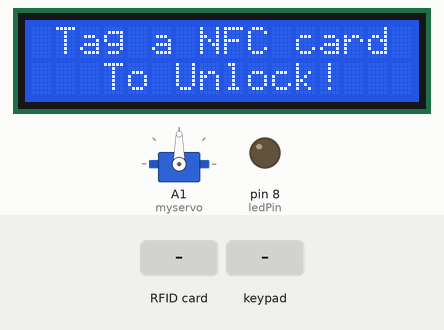
This sketch was run on a simulated Arduino Uno, built with avr-gcc and run on an emulated ATmega328P. Parts: servo, 16×2 character LCD, output pins drawn as LEDs (lit = HIGH). The test bench sets the inputs (shaded band). Pins used as bus, display or sensor lines are not drawn; what the sketch prints to the serial monitor is not drawn.

Above: at 1.3 s.
1.4 s: RFID card C5 A2 AE 1C held to the reader
At 2.6 s:
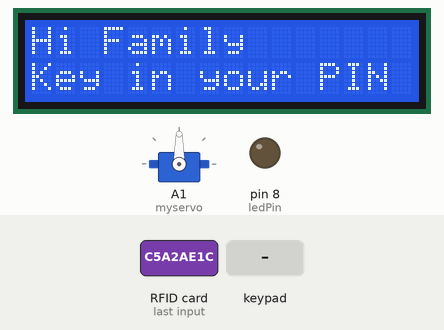
2.9 s: key '*' pressed
4.4 s: keypad keys 1 2 3 4 # pressed 0.4 s apart
Timing chart, 0 to 7.4 s (numbered marks = the images above; inputs shaded):
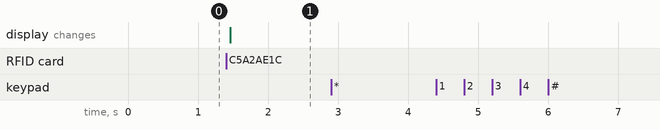

The sketch:

DoorReal.ino
```cpp
enum {INIT_LCD, SCAN_TAG, KEY_IN_PASSWORD} state = INIT_LCD;

// define for nfc
#include <SPI.h>
#include <MFRC522.h>
#include <Servo.h>
bool doorOpen = false;
#define NOT_FOUND -1

#define RST_PIN 9
#define SS_PIN  10

MFRC522 mfrc522(SS_PIN, RST_PIN); // Create MFRC522 instance
Servo myservo;

#define NR_KNOWN_CARDS  3
#define CARD_SIZE       4
int mot_min = 1;   //min servo angle  (set yours)
int mot_max = 90;
// init paralle arrays
byte knownCards[NR_KNOWN_CARDS][CARD_SIZE] = {
  {0xC5, 0xA2, 0xAE, 0x1C},
  {0xF3, 0xA6, 0xB2, 0x89},
  {0x7E, 0x4E, 0xA1, 0x59}
};

char name[NR_KNOWN_CARDS][10] = {
  "Family",
  "Ava",
  "Arshia"
};

char password[NR_KNOWN_CARDS][5] = {
  "1234",
  "2345",
  "3456"
};

int n;  // current tag index

// define for keypad
#include <Keypad.h>

const byte ROWS = 4;
const byte COLS = 3;

//define the cymbols on the buttons of the keypads
char hexaKeys[ROWS][COLS] = {
  {'1', '2', '3'},
  {'4', '5', '6'},
  {'7', '8', '9'},
  {'*', '0', '#'}
};
byte rowPins[ROWS] = {2, 3, 4, 5};
byte colPins[COLS] = {6, 7, A3};

int count = 0;
char keys[5];
unsigned long time;

Keypad customKeypad = Keypad( makeKeymap(hexaKeys), rowPins, colPins, ROWS, COLS);

// define for lcd
#include <Wire.h>
#include <LiquidCrystal_I2C.h>

LiquidCrystal_I2C lcd(0x27, 16, 2);  // Set the LCD I2C address

// define for led


int ledPin = 8;

void setup() {
  myservo.attach(A1);
  // setup nfc
  Serial.begin(9600);
  while (!Serial);
  SPI.begin();
  mfrc522.PCD_Init();

  // setup keypad (assumed serial began)
  keys[4] = 0;

  // setup lcd
  lcd.init();
  lcd.backlight();
  // setup led
  pinMode(ledPin, OUTPUT);
  //myservo.write(mot_min);

}

void loop() {

  init_lcd();
  scan_new_card();
  key_in_password();

}

void scan_new_card() {
  if (state != SCAN_TAG) {
    return;
  }

  if ( ! mfrc522.PICC_IsNewCardPresent()) {
    return;
  }
  if ( ! mfrc522.PICC_ReadCardSerial()) {
    return;
  }

  mfrc522.PICC_HaltA();

  dump_byte_array(mfrc522.uid.uidByte, mfrc522.uid.size);
  Serial.print(F(" ("));
  Serial.print(mfrc522.uid.size, DEC);
  Serial.println(F(")"));

  n = indexOf(mfrc522.uid.uidByte, mfrc522.uid.size);

  if ( n != NOT_FOUND) {
    Serial.println(name[n]);
    show_user(name[n]);
    time = millis();
    Serial.println(time);
    state = KEY_IN_PASSWORD;
  } else {
    user_not_found();
    state = INIT_LCD;
  }
}

void dump_byte_array(byte *buffer, byte bufferSize) {
  for (byte i = 0; i < bufferSize; i++) {
    Serial.print(buffer[i] < 0x10 ? " 0" : " ");
    Serial.print(buffer[i], HEX);
  }
}

int indexOf(byte *buffer, byte bufferSize) {
  if (CARD_SIZE == bufferSize) {
    for (byte i = 0; i < NR_KNOWN_CARDS; i++) {
      byte j;
      for (j = 0; j < CARD_SIZE; j++) {
        if (buffer[j] != knownCards[i][j]) break;
      }

      if (j == CARD_SIZE) return i;
    }
  }

  return NOT_FOUND;
}

void key_in_password() {
  if (state != KEY_IN_PASSWORD) {
    return;
  }

  char customKey = customKeypad.getKey();

  if (customKey) {
    Serial.println(customKey);
    keys[count] = customKey;
    count++;

    if (count == 4) {
      Serial.println(keys);
      if (strcmp(keys, password[n]) == 0) {
        if (doorOpen == true)
        {
          Open();
        }
        else if (doorOpen == false)
        {
          Close();
        }


      }
      count = 0;
    }
  }
  int Time = millis() - time;
  lcd.backlight();

  lcd.setCursor(0, 0);


  if (Time > 20000) {  // exceed 10 seconds ?
    state = INIT_LCD;
  }

}

void init_lcd() {
  if (state != INIT_LCD) {
    return;
  }

  lcd.clear();
  //  for(int i = 0; i< 3; i++)
  //  {
  //    lcd.backlight();
  //    delay(250);
  //    lcd.noBacklight();
  //    delay(250);
  //  }
  lcd.backlight();

  lcd.setCursor(0, 0);

  lcd.print(" Tag a NFC card");
  lcd.setCursor(0, 1);
  lcd.print("   To Unlock!");

  state = SCAN_TAG;
}

void user_not_found() {
  lcd.clear();
  lcd.setCursor(0, 0);
  lcd.print("User not found!");

  delay(3000);
}

void show_user(char name[10]) {
  lcd.clear();
  lcd.setCursor(0, 0);
  lcd.print("Hi ");
  lcd.print(name);
  lcd.setCursor(0, 1);
  lcd.print("Key in your PIN");
}


void Open()
{
  if (doorOpen)
  {
    return;
  }
  lcd.clear();
  lcd.print("  Unlocked!");
  digitalWrite(ledPin, HIGH);
  myservo.write(mot_max);
  doorOpen = true;
}
void Close()
{
  if (!doorOpen)
  {
    return;
  }
  digitalWrite(ledPin, LOW);
  myservo.write(mot_min);
  doorOpen = false;
}
```

Measured:
- after the input at 1.4 s, the display: changes after 0.06 s (image 1)
- after the input at 2.9 s, every drawn part: stays the same
